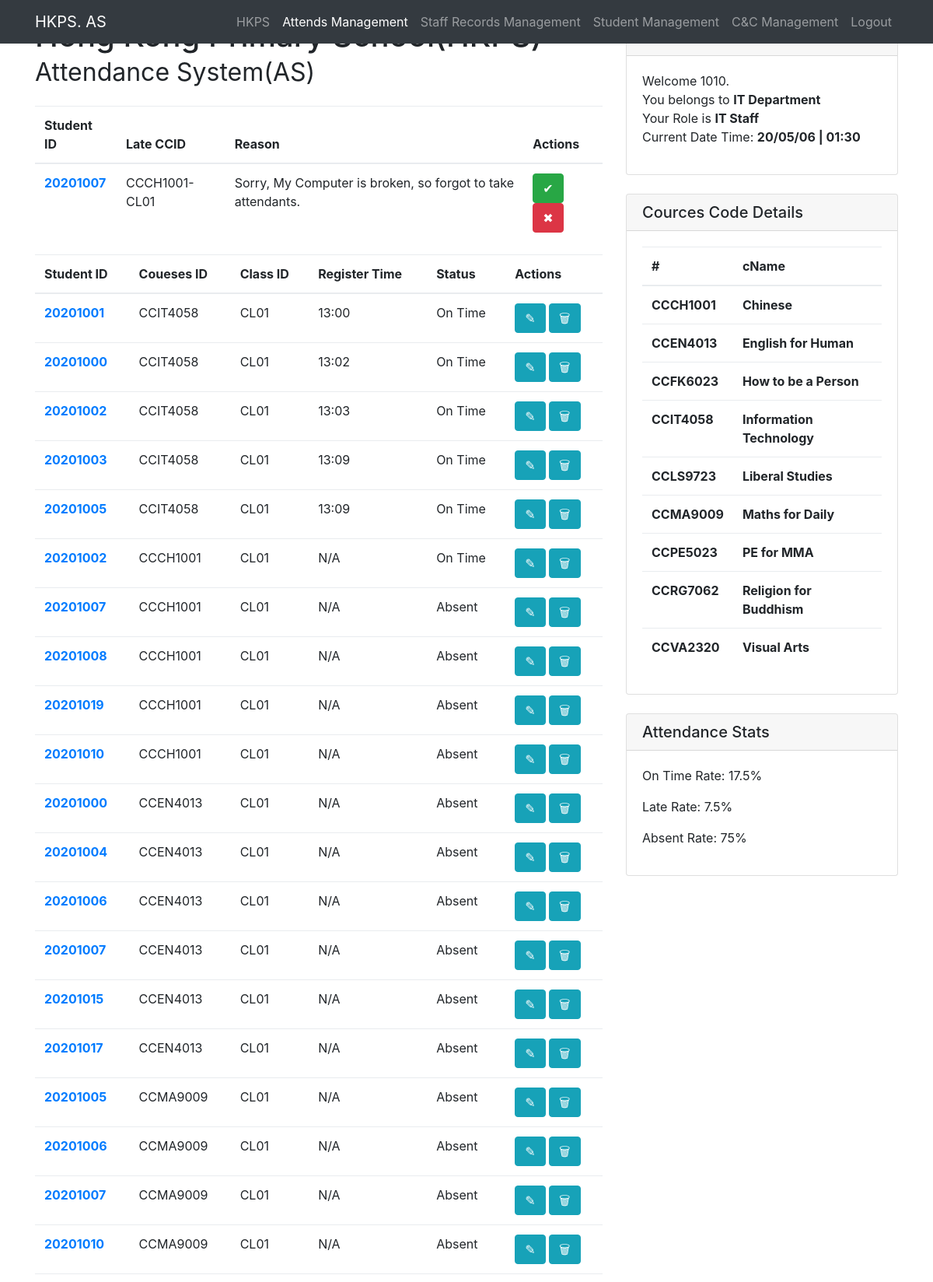
The page /staff/attends.php (signed in, upper part) on the database its author committed.
### tables this page shows
CREATE TABLE `student_late_attendent_report` (
  `sysid` varchar(50) NOT NULL,
  `studentid` varchar(50) NOT NULL,
  `late_courses` varchar(50) NOT NULL,
  `reason` varchar(5000) NOT NULL,
  `handled` varchar(100) DEFAULT NULL
);

CREATE TABLE `attendent_info` (
  `sysid` varchar(50) NOT NULL,
  `studentid` int(50) NOT NULL,
  `cID` varchar(50) NOT NULL,
  `classID` varchar(50) NOT NULL,
  `regTime` varchar(50) DEFAULT NULL,
  `status` varchar(20) NOT NULL
);

CREATE TABLE `CoursesMgr` (
  `cID` varchar(100) NOT NULL,
  `cName` varchar(50) DEFAULT NULL,
  `Place` varchar(100) NOT NULL
);

### staff/attends.php (the view, shortened to what this page needs)
<!DOCTYPE html>
<?php
include_once('../backend/mysql/connection.php');
$staffid = $_SESSION["username"];
$query = "";
if($_SESSION['dept'] == "Executive" || $_SESSION['dept'] == "IT Department") {
	$getSLAP = $conn->query("SELECT * FROM student_late_attendent_report");
	$sql = "SELECT * FROM attendent_info";
	$query = $conn->query($sql);
} else if($_SESSION['dept'] == "Teaching Department") {
	$getSLAP = $conn->query("SELECT * FROM student_late_attendent_report");
	$getCIDforTeacher = $conn->query("SELECT * FROM staff_records WHERE staffid='$staffid'");
	$queryResultforTeacher = $getCIDforTeacher->fetch_assoc();
	$cID = $queryResultforTeacher['cID'];
	$sql = "SELECT * FROM attendent_info WHERE cID='$cID'";
	$query = $conn->query($sql);
}
$CoursesMgr = $conn->query("SELECT * FROM CoursesMgr");
function button_form_manager($sysid) {
	return '<button type="submit" class="btn btn-info" onClick="window.location.href=\'../backend/dataManagement/student_attend_modify.php?sysid='. $sysid .'&action=modify\';">✎</button>'. '&nbsp;' .
	'<button type="submit" class="btn btn-info" onClick="window.location.href=\'../backend/dataManagement/student_attend_modify.php?sysid='. $sysid .'&action=delete\';">🗑</button>';
}
function button_form_manager2($ccID,$sid) {
	return '<button type="submit" class="btn btn-success" onClick="window.location.href=\'../backend/dataManagement/student_abs_modify.php?ccID='. $ccID .'&sid='. $sid .'&action=approve\';">✔</button>'. '&nbsp;' .
	'<button type="submit" class="btn btn-danger" onClick="window.location.href=\'../backend/dataManagement/student_abs_modify.php?ccID='. $ccID .'&sid='. $sid .'&action=deny\';">✖</button>';
}
foreach($conn->query("SELECT COUNT(*) FROM attendent_info") as $row) {
	$total = $row['COUNT(*)'];
}
foreach($conn->query("SELECT COUNT(*) FROM attendent_info WHERE status='On Time'") as $row) {
	$onTime = $row['COUNT(*)'];
}
foreach($conn->query("SELECT COUNT(*) FROM attendent_info WHERE status='Late'") as $row) {
	$late = $row['COUNT(*)'];
}
foreach($conn->query("SELECT COUNT(*) FROM attendent_info WHERE status='Absent'") as $row) {
	$absent = $row['COUNT(*)'];
}
?>
<html lang="en">
<head>
  <link href="//cdn.hypernology.com/bootstrap/css/bootstrap.min.css" rel="stylesheet">
  <link href="//cdn.hypernology.com/css/hrms.css" rel="stylesheet">
</head>
<body>
  <nav class="navbar navbar-expand-lg navbar-dark bg-dark fixed-top">
    <div class="container">
      <a class="navbar-brand" href="#">HKPS. AS</a>
      <div class="collapse navbar-collapse" id="navbarResponsive">
        <ul class="navbar-nav ml-auto">
          <li class="nav-item">
            <a class="nav-link" href="../staff.php">HKPS
            </a>
          </li>
		  <li class="nav-item active">
            <a class="nav-link" href="attends.php">Attends Management</a>
		  </li>
		  <li class="nav-item">
		    <a class="nav-link" href="staff_m.php">Staff Records Management</a>
		  </li>
		  <li class="nav-item">
		    <a class="nav-link" href="student_m.php">Student Management</a>
		  </li>
		  <li class="nav-item">
		    <a class="nav-link" href="cac_m.php">C&C Management</a>
		  </li>
          <li class="nav-item">
            <a class="nav-link" href="../logout.php">Logout</a>
          </li>
        </ul>
      </div>
    </div>
  </nav>
  <div class="container">
    <div class="row">
      <div class="col-md-8">
        <h1 class="my-4">Hong Kong Primary School(HKPS)<br>
          <small> Attendance System(AS)</small>
        </h1>
	  <div class="panel-body" align="center">
      <?php
	  if ($getSLAP->num_rows > 0) {
	  echo "<table class=\"table\"> <thead class=\"thead-dark\"> <tr> <th scope=\"col\">Student ID</th><th scope=\"col\">Late CCID</th><th scope=\"col\">Reason</th><th scope=\"col\">Actions</th></tr></thead><tbody>";
	  while($row = $getSLAP->fetch_assoc()) {
		  echo "<tr><th scope=\"row\"><a href=\"#\"</a>".$row["studentid"]."</th><td>".$row["late_courses"]."</td><td>".$row["reason"]."</td><td>". button_form_manager2($row["late_courses"],$row["studentid"]) . "</td>";
	  }
	      echo "</tbody></table>";
	  }
	  ?>
	  </div>
	  <div class="panel-body" align="center">
      <?php
	  if ($query->num_rows > 0) {
	  echo "<table class=\"table\"> <thead class=\"thead-dark\"> <tr> <th scope=\"col\">Student ID</th><th scope=\"col\">Coueses ID</th><th scope=\"col\">Class ID</th><th scope=\"col\">Register Time</th><th scope=\"col\">Status</th><th scope=\"col\">Actions</th></tr></thead><tbody>";
	  while($row = $query->fetch_assoc()) {
		  echo "<tr><th scope=\"row\"><a href=\"#\"</a>".$row["studentid"]."</th><td>".$row["cID"]."</td><td>".$row["classID"]."</td><td>".$row["regTime"]."</td><td>".$row["status"]."</td><td>". button_form_manager($row["sysid"]) . "</td>";
	  }
	  echo "</tbody></table>";
	  }
	  ?>
	  </div>
      </div>
      <div class="col-md-4">
        <div class="card my-4">
          <h5 class="card-header">Your Information</h5>
          <div class="card-body">
            <div class="input-group">
			<p>Welcome <?php echo $_SESSION["username"]; ?>.<br>
			You belongs to <strong><?php echo $_SESSION["dept"];?></strong><br>
			Your Role is <strong><?php echo $_SESSION['role'];?></strong>
			<br>Current Date Time: <strong><?php echo date("y/m/d") . " | " . date("h:i"); ?></strong><br></p>
            </div>
          </div>
        </div>
        <div class="card my-4">
          <h5 class="card-header">Cources Code Details</h5>
          <div class="card-body">
		  <?php
		  	  if ($CoursesMgr->num_rows > 0) {
	  echo "<table class=\"table\"> <thead class=\"thead-dark\"><tr><th scope=\"col\">#</th><th scope=\"col\">cName</th></tr></thead><tbody>";
	  while($row = $CoursesMgr->fetch_assoc()) {
		  echo "<tr><th scope=\"row\">".$row["cID"]."</th><th>".$row["cName"]."</th>";
	  }
	  echo "</tbody></table>";
	  } else {
		  echo "<table class=\"table\"> <thead class=\"thead-dark\"> <tr> <th scope=\"col\">#</th> <th scope=\"col\">cName</th></tr></thead><tbody>";
		  echo "<tr><th scope=\"row\">N/A</th><td>N/A</td>";
		  echo "</tbody></table>";
	  }
	  ?>
            </div>
          </div>
        <div class="card my-4">
          <h5 class="card-header">Attendance Stats</h5>
          <div class="card-body">
            <p>On Time Rate:&nbsp;<?php echo ($onTime/$total)*100 . "%";?></p>
			<p>Late Rate:&nbsp;<?php echo ($late/$total)*100 . "%";?></p>
			<p>Absent Rate:&nbsp;<?php echo ($absent/$total)*100 . "%";?></p>
          </div>
        </div>
      </div>
    </div>
  </div>
</body>
</html>

### rows shown on the page
student_late_attendent_report: studentid "20201007", late_courses "CCCH1001-CL01", reason "Sorry, My Computer is broken, so forgot to take attendants."
attendent_info: studentid "20201001", cID "CCIT4058", classID "CL01", regTime "13:00", status "On Time"
attendent_info: studentid "20201000", cID "CCIT4058", classID "CL01", regTime "13:02", status "On Time"
attendent_info: studentid "20201002", cID "CCIT4058", classID "CL01", regTime "13:03", status "On Time"
attendent_info: studentid "20201003", cID "CCIT4058", classID "CL01", regTime "13:09", status "On Time"
attendent_info: studentid "20201005", cID "CCIT4058", classID "CL01", regTime "13:09", status "On Time"
attendent_info: studentid "20201002", cID "CCCH1001", classID "CL01", regTime "N/A", status "On Time"
attendent_info: studentid "20201007", cID "CCCH1001", classID "CL01", regTime "N/A", status "Absent"
attendent_info: studentid "20201008", cID "CCCH1001", classID "CL01", regTime "N/A", status "Absent"
attendent_info: studentid "20201019", cID "CCCH1001", classID "CL01", regTime "N/A", status "Absent"
attendent_info: studentid "20201010", cID "CCCH1001", classID "CL01", regTime "N/A", status "Absent"
attendent_info: studentid "20201000", cID "CCEN4013", classID "CL01", regTime "N/A", status "Absent"
attendent_info: studentid "20201004", cID "CCEN4013", classID "CL01", regTime "N/A", status "Absent"
attendent_info: studentid "20201006", cID "CCEN4013", classID "CL01", regTime "N/A", status "Absent"
attendent_info: studentid "20201007", cID "CCEN4013", classID "CL01", regTime "N/A", status "Absent"
attendent_info: studentid "20201015", cID "CCEN4013", classID "CL01", regTime "N/A", status "Absent"
attendent_info: studentid "20201017", cID "CCEN4013", classID "CL01", regTime "N/A", status "Absent"
attendent_info: studentid "20201005", cID "CCMA9009", classID "CL01", regTime "N/A", status "Absent"
attendent_info: studentid "20201006", cID "CCMA9009", classID "CL01", regTime "N/A", status "Absent"
attendent_info: studentid "20201007", cID "CCMA9009", classID "CL01", regTime "N/A", status "Absent"
attendent_info: studentid "20201010", cID "CCMA9009", classID "CL01", regTime "N/A", status "Absent"
coursesmgr: cID "CCCH1001", cName "Chinese"
coursesmgr: cID "CCEN4013", cName "English for Human"
coursesmgr: cID "CCFK6023", cName "How to be a Person"
coursesmgr: cID "CCIT4058", cName "Information Technology"
coursesmgr: cID "CCLS9723", cName "Liberal Studies"
coursesmgr: cID "CCMA9009", cName "Maths for Daily"
coursesmgr: cID "CCPE5023", cName "PE for MMA"
coursesmgr: cID "CCRG7062", cName "Religion for Buddhism"
coursesmgr: cID "CCVA2320", cName "Visual Arts"

### other values the page prints
$_SESSION["username"] "1010"
$_SESSION["dept"] "IT Department"
$_SESSION['role'] "IT Staff"
